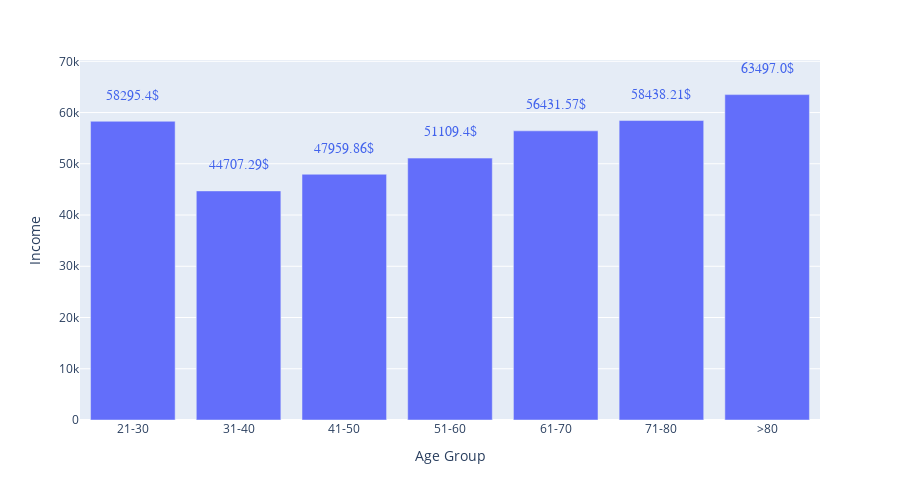

Notebook cell for this chart:
### Code cell
mask = df_cut.groupby("Age Group")["Income"].mean()
mask = mask.reset_index()
fig = px.bar(data_frame=mask, x="Age Group", y="Income", height=500)

annotation = []
for x, y in zip(mask["Age Group"], mask["Income"]):
    annotation.append(
        dict(x=x, y=y +5000,
             text=str(round(y, 2)) + '$',
             font=dict(family='Arial', size=14, color='rgb(66, 99, 236)'), showarrow=False)
    )
    
fig.update_xaxes(categoryorder='array', categoryarray= ["21-30", "31-40"])
fig.update_layout(annotations=annotation)
fig.show()

### Figure 1 — Plotly figure (JSON) as saved in the notebook; plotly's stock layout.template omitted (floating-point values rounded to 4 significant figures)
{"data": [{"alignmentgroup": "True", "hovertemplate": "Age Group=%{x}<br>Income=%{y}<extra></extra>", "legendgroup": "", "marker": {"color": "#636efa", "pattern": {"shape": ""}}, "name": "", "offsetgroup": "", "orientation": "v", "showlegend": false, "textposition": "auto", "type": "bar", "x": ["21-30", "31-40", "41-50", "51-60", "61-70", "71-80", ">80"], "xaxis": "x", "y": [58300.0, 44710.0, 47960.0, 51110.0, 56430.0, 58440.0, 63497], "yaxis": "y"}], "layout": {"annotations": [{"font": {"color": "rgb(66, 99, 236)", "family": "Arial", "size": 14}, "showarrow": false, "text": "58295.4$", "x": "21-30", "y": 63300.0}, {"font": {"color": "rgb(66, 99, 236)", "family": "Arial", "size": 14}, "showarrow": false, "text": "44707.29$", "x": "31-40", "y": 49710.0}, {"font": {"color": "rgb(66, 99, 236)", "family": "Arial", "size": 14}, "showarrow": false, "text": "47959.86$", "x": "41-50", "y": 52960.0}, {"font": {"color": "rgb(66, 99, 236)", "family": "Arial", "size": 14}, "showarrow": false, "text": "51109.4$", "x": "51-60", "y": 56110.0}, {"font": {"color": "rgb(66, 99, 236)", "family": "Arial", "size": 14}, "showarrow": false, "text": "56431.57$", "x": "61-70", "y": 61430.0}, {"font": {"color": "rgb(66, 99, 236)", "family": "Arial", "size": 14}, "showarrow": false, "text": "58438.21$", "x": "71-80", "y": 63440.0}, {"font": {"color": "rgb(66, 99, 236)", "family": "Arial", "size": 14}, "showarrow": false, "text": "63497.0$", "x": ">80", "y": 68497}], "barmode": "relative", "height": 500, "legend": {"tracegroupgap": 0}, "margin": {"t": 60}, "xaxis": {"anchor": "y", "categoryarray": ["21-30", "31-40"], "categoryorder": "array", "domain": [0, 1], "title": {"text": "Age Group"}}, "yaxis": {"anchor": "x", "domain": [0, 1], "title": {"text": "Income"}}}}
